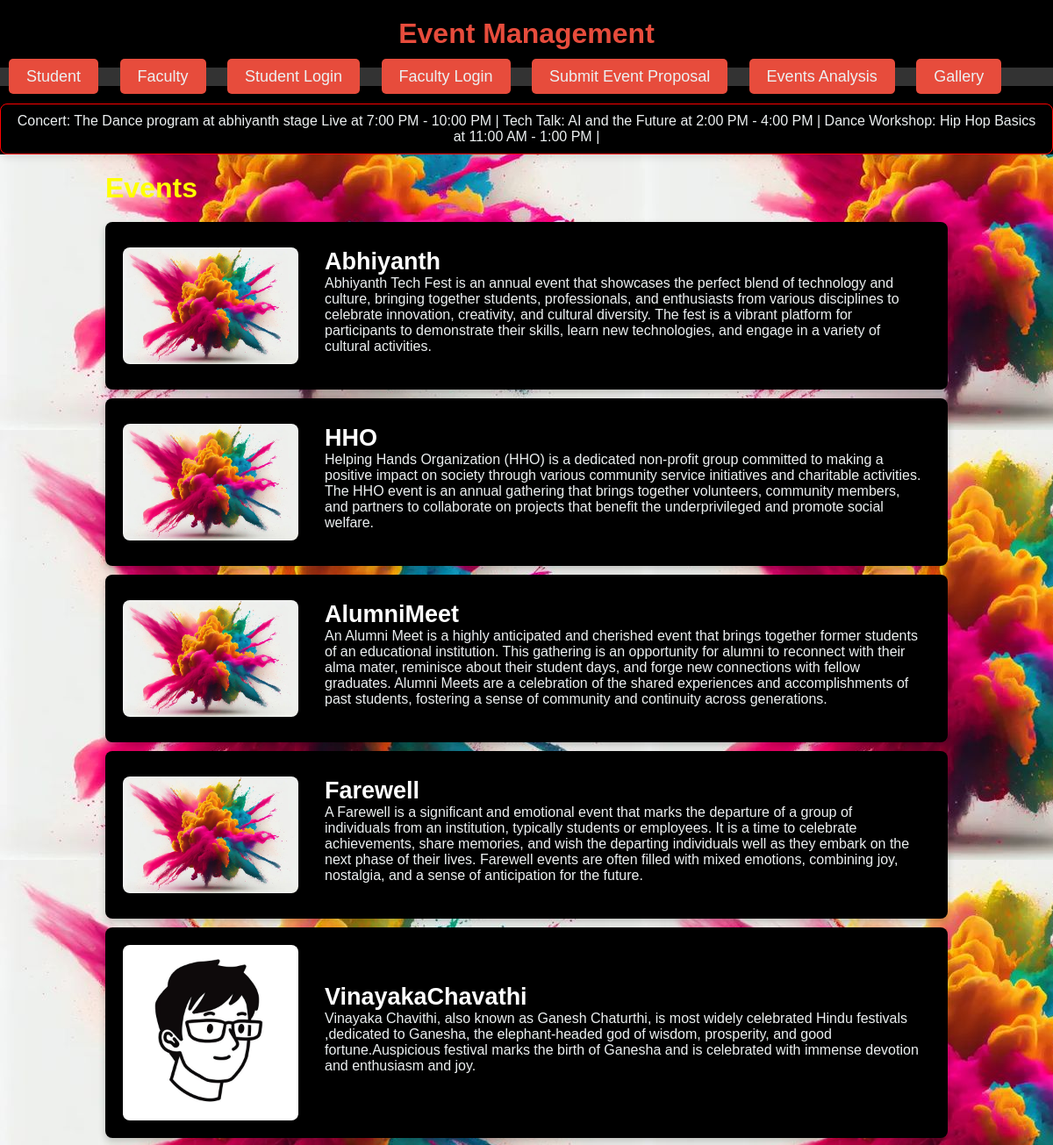
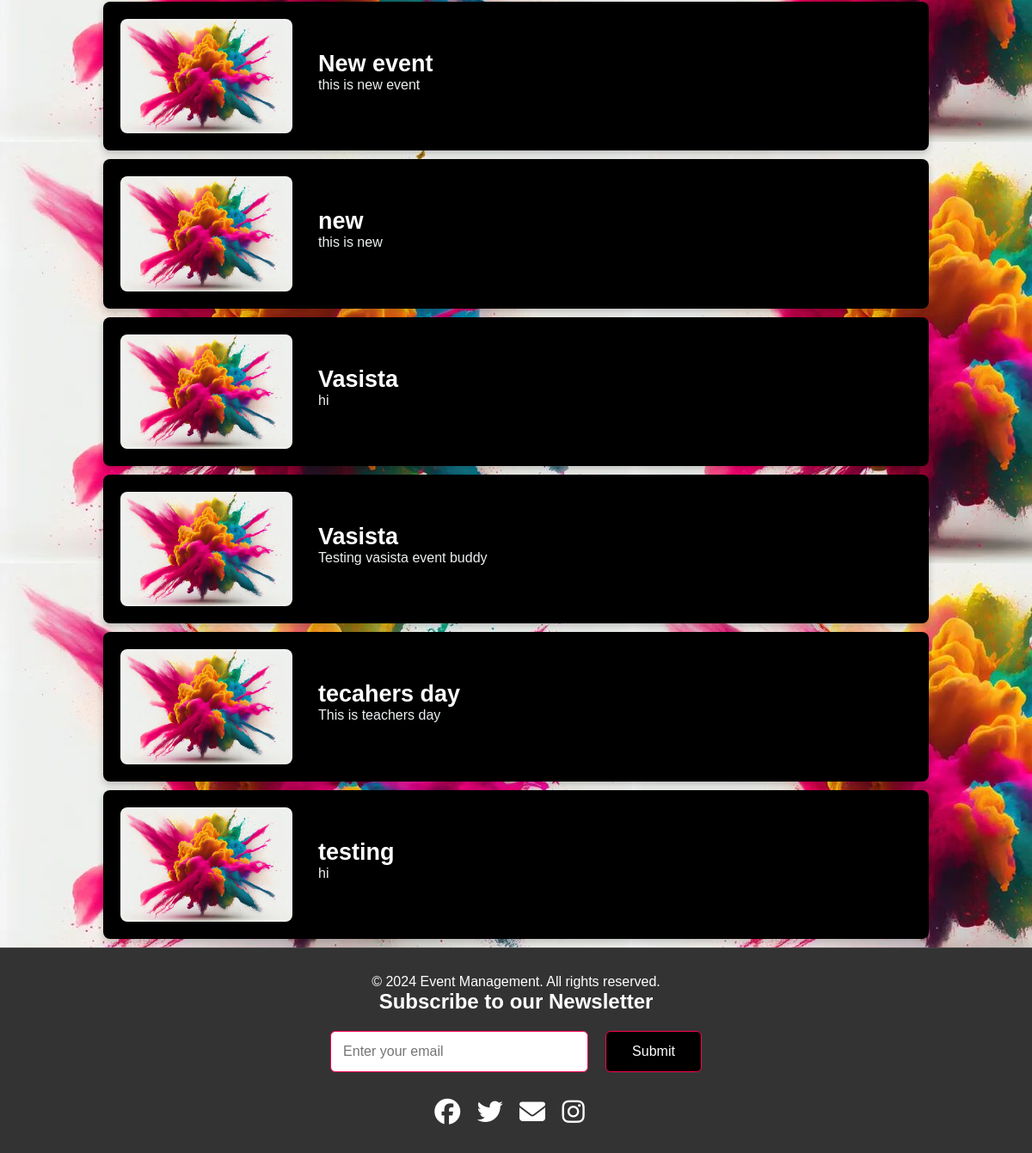
The page / on the database its author committed (2 pictures, top to bottom).
### core/models.py (models this page shows, shortened)
class Event(models.Model):
    name = models.CharField(max_length=100)
    description = models.TextField()
    image = models.ImageField(upload_to='events/',null=True, blank=True)
    is_approved = models.BooleanField(default=False)

### core/views.py (the view)
# urls.py: path('',views.index,name='index'),
def index(request):
    approved_events = Event.objects.filter(is_approved=True)
    return render(request,'core/base.html',{'events': approved_events})

### core/templates/core/base.html (shortened to what this page needs)
{% load static %}
<!DOCTYPE html>
<html lang="en">
<head>
    <link rel="stylesheet" href="styles.css">
</head>
<body>
    <div class="header">
    {% if user.is_authenticated %}
   <a href="{% url 'index' %}"><h1 style="color:yellow">Welcome {{ user.username }}</h1></a>
    {% else %}
    <h1>Event Management</h1>
    {% endif %}
    <nav>
        {% if user.is_authenticated %}
            <ul>
                <li><a href="{% url 'logout' %}">Logout</a></li>
                <li> <a href="{% url 'submit_event_proposal' %}">Submit Event Proposal</a> </li>
                <li> <a href="{% url 'events_analysis' %}">Events Analysis</a></li>
                <li> <a href="{% url 'gallery' %}"> Gallery </a></li>
            </ul>
        {% else %}
            <ul>
                <li><a href="{% url 'student' %}">Student</a></li>
                <li><a href="{% url 'faculty' %}">Faculty</a></li>
                <li><a href="{% url 'login' %}">Student Login</a></li>
                <li><a href="{% url 'facultylogin' %}">Faculty Login</a></li>
                <li><a href="{% url 'login' %}?next={% url 'submit_event_proposal' %}">Submit Event Proposal</a></li>
                <li> <a href="{% url 'events_analysis' %}">Events Analysis</a></li>
                <li> <a href="{% url 'gallery' %}"> Gallery </a></li>
            </ul>
        {% endif %}
    </nav>
    <div class="marquee-container">
        <marquee behavior="scroll" direction="left" scrollamount="5">
            Concert: The Dance program at abhiyanth stage Live at 7:00 PM - 10:00 PM |
            Tech Talk: AI and the Future at 2:00 PM - 4:00 PM |
            Dance Workshop: Hip Hop Basics at 11:00 AM - 1:00 PM |
        </marquee>
    </div>
    </div>
    <div class="events-container">
        <h1 style="color:yellow">Events</h1>
        <ul>
            {% for event in events %}
                <li>
                    {% if event.image %}
                        <img src="{{ event.image.url }}" alt="{{ event.name }}" class="event-image">
                    {% else %}
                        <p>No image available</p>
                    {% endif %}
                    <div class="event-details">
                        <a href="{% url 'event_detail' event.id %}"> <h2>{{ event.name }}</h2></a>
                        <p>{{ event.description }}</p>
                    </div>
                </li>
            {% endfor %}
        </ul>
    </div>
    <footer>
        <p>&copy; 2024 Event Management. All rights reserved.</p>
        <h2>Subscribe to our Newsletter</h2>
        <form class="newsletter-form">
            <input type="email" placeholder="Enter your email" required><br>
            <button type="submit">Submit</button>
        </form>
        <div class="social-icons">
            <a href="https://facebook.com"><i class="fa-brands fa-facebook"></i></a>
            <a href="https://twitter.com"><i class="fa-brands fa-twitter"></i></a>
            <a href="https://gmail.com"><i class="fa-solid fa-envelope"></i></a>
            <a href="https://instagram.com"><i class="fa-brands fa-instagram"></i></a>
        </div>
    </footer>
</body>
</html>

### core/templates/core/styles.css (style rules this page uses)
* { margin: 0; padding: 0; font-family: 'Poppins', sans-serif; box-sizing: border-box; }
body { background-color: #080808; color: #fff; }
nav { display: flex; align-items: center; justify-content: space-between; flex-wrap: wrap; }
nav ul li { display: inline-block; list-style: none; margin: 10px 20px; }
nav ul li a { color: #fff; text-decoration: none; font-size: 18px; position: relative; }
nav ul li a::after { content: ''; width: 0; height: 3px; background: #ff004f; position: absolute; left: 0; bottom: -6px; transition: 0.5s; }
.marquee-container { padding: 10px; background-color: black; border: 1px solid red; border-radius: 8px; box-shadow: 0 4px 8px rgba(0, 0, 0, 0.1); animation: marquee 10s linear infinite; }
footer { background-color: #333; padding: 30px 10%; color: #fff; text-align: center; border-top: 1px solid #444; }
footer h2 { margin-bottom: 20px; font-size: 24px; color: #fff; }
.newsletter-form { display: flex; justify-content: center; align-items: center; gap: 10px; margin-top: 20px; }
.newsletter-form input[type="email"] { padding: 14px; border: 1px solid #ff004f; border-radius: 6px; width: 300px; max-width: 100%; font-size: 16px; color: #333; }
.newsletter-form button { padding: 14px 30px; border: 1px solid #ff004f; border-radius: 6px; background-color:black; color: #fff; cursor: pointer; font-size: 16px; transition: background-color 0.3s, border-color 0.3s; }
.social-icons { margin-top: 30px; }
.social-icons a { text-decoration: none; font-size: 30px; margin-right: 15px; color:white; display: inline-block; }

### rows shown on the page
Event: image (picture), name "Abhiyanth", description "Abhiyanth Tech Fest is an annual event that showcases the perfect blend of technology and culture, bringing together students, professionals, and enthusiasts from various disciplines to celebrate innovation, creativity, and cultural diversity. The fest is a vibrant platform for participants to demonstrate their skills, learn new technologies, and engage in a variety of cultural activities."
Event: image (picture), name "HHO", description "Helping Hands Organization (HHO) is a dedicated non-profit group committed to making a positive impact on society through various community service initiatives and charitable activities. The HHO event is an annual gathering that brings together volunteers, community members, and partners to collaborate on projects that benefit the underprivileged and promote social welfare."
Event: image (picture), name "AlumniMeet", description "An Alumni Meet is a highly anticipated and cherished event that brings together former students of an educational institution. This gathering is an opportunity for alumni to reconnect with their alma mater, reminisce about their student days, and forge new connections with fellow graduates. Alumni Meets are a celebration of the shared experiences and accomplishments of past students, fostering a sense of community and continuity across generations."
Event: image (picture), name "Farewell", description "A Farewell is a significant and emotional event that marks the departure of a group of individuals from an institution, typically students or employees. It is a time to celebrate achievements, share memories, and wish the departing individuals well as they embark on the next phase of their lives. Farewell events are often filled with mixed emotions, combining joy, nostalgia, and a sense of anticipation for the future."
Event: image (picture), name "VinayakaChavathi", description "Vinayaka Chavithi, also known as Ganesh Chaturthi, is most widely celebrated Hindu festivals ,dedicated to Ganesha, the elephant-headed god of wisdom, prosperity, and good fortune.Auspicious festival marks the birth of Ganesha and is celebrated with immense devotion and enthusiasm and joy."
Event: image (picture), name "New event", description "this is new event"
Event: image (picture), name "new", description "this is new"
Event: image (picture), name "Vasista", description "hi"
Event: image (picture), name "Vasista", description "Testing vasista event buddy"
Event: image (picture), name "tecahers day", description "This is teachers day"
Event: image (picture), name "testing", description "hi"
